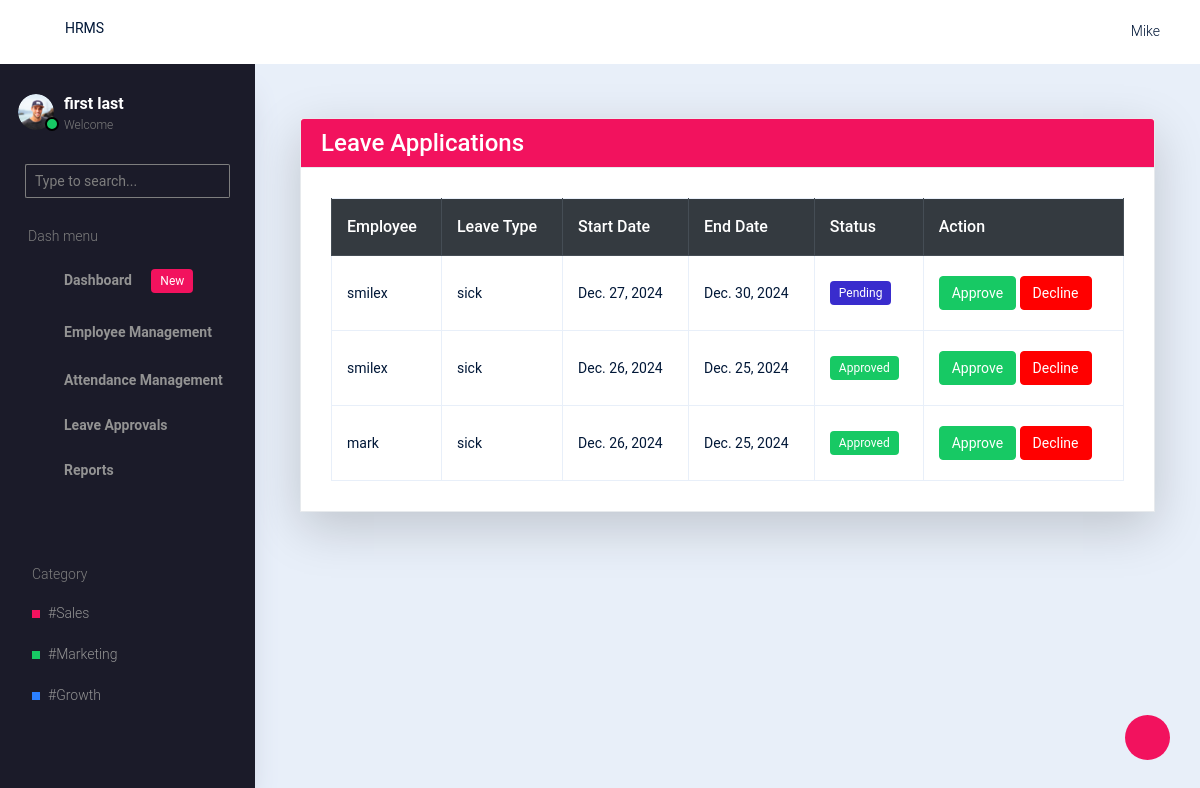
Page /review_leaves/ (signed in) on the earlier database version.
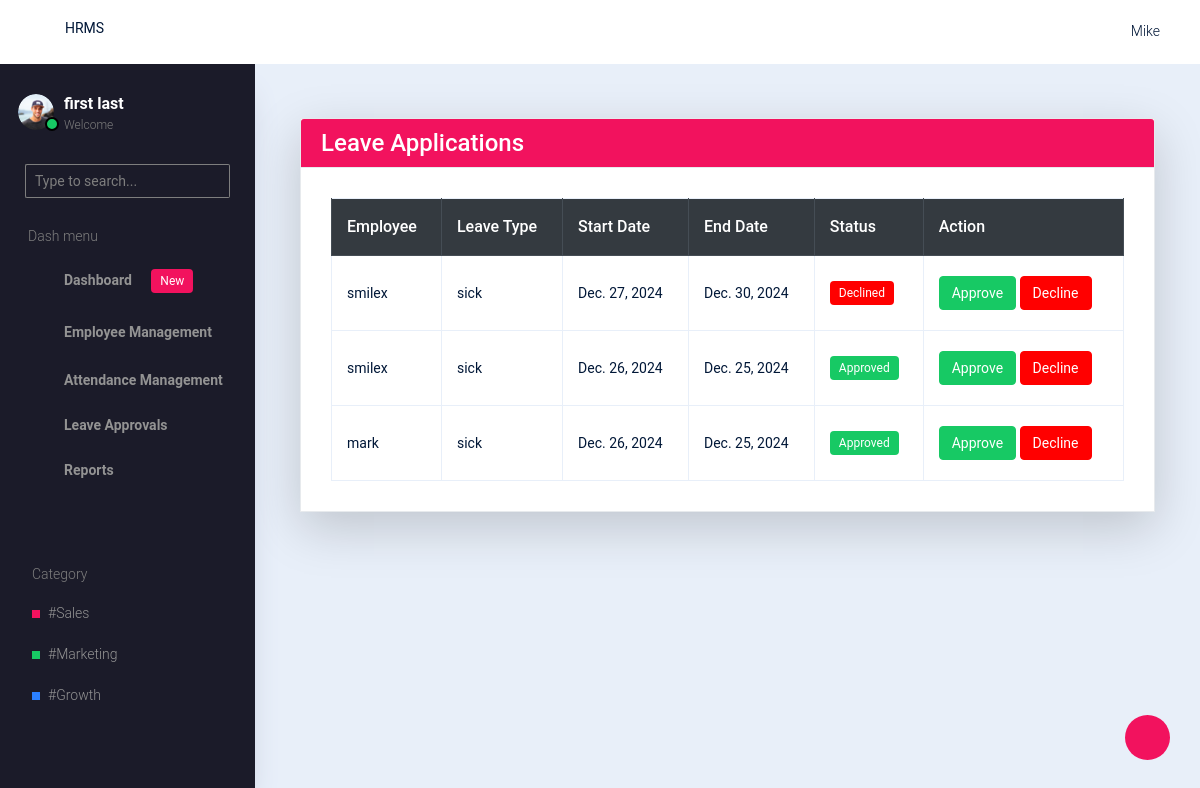
Same page on the later database version.
### hrms/models.py (models this page shows, shortened)
class LeaveRequest(models.Model):
    STATUS_CHOICES = [
        ('PENDING', 'Pending'),
        ('APPROVED', 'Approved'),
        ('DECLINED', 'Declined'),
    ]
    employee = models.ForeignKey(CustomUser, on_delete=models.CASCADE, related_name="leave_requests")
    leave_type = models.CharField(max_length=20, choices=[
        ('vacation', 'Vacation'),
        ('sick', 'Sick Leave'),
        ('personal', 'Personal Leave'),
    ])
    start_date = models.DateField()
    end_date = models.DateField()
    days_requested = models.IntegerField(editable=False, default=0)
    days_approved = models.IntegerField(null=True, blank=True)
    reason = models.TextField()
    status = models.CharField(max_length=10, choices=STATUS_CHOICES, default='PENDING')
    notes = models.TextField(blank=True, null=True)

### accounts/models.py (models this page shows, shortened)
class CustomUser(AbstractUser):
    ROLE_CHOICES = [
        ('admin', 'Admin'),
        ('hr_manager', 'HR Manager'),
        ('employee', 'Employee'),
    ]
    role = models.CharField(max_length=20, choices=ROLE_CHOICES, default='employee')
    gender = models.CharField(max_length=20, choices=[('male', 'Male'), ('female', 'Female')], default='male')
    phone = models.CharField(max_length=15, blank=True, null=True)
    position = models.CharField(max_length=100, blank=True, null=True)
    department = models.ForeignKey(Department, on_delete=models.CASCADE, default=None, null=True)
    start_date = models.DateField(blank=True, null=True)
    exit_date = models.DateField(null=True, blank=True)
    reason_for_leaving = models.CharField(max_length=255, null=True, blank=True)

### hrms/views.py (the view)
# urls.py: path('review_leaves/',leave_requests,name='reviewleaves'),
@login_required
def leave_requests(request):
    leave_requests = LeaveRequest.objects.all()
    return render(request, 'hrms/admin/leave-approvals/leave_requests.html', {'leave_requests': leave_requests})

### hrms/templates/hrms/admin/leave-approvals/leave_requests.html (shortened to what this page needs)
{% extends 'hrms/admin/base.html' %}
{% block content %}
<div class="container mt-4">
    <div class="card shadow-lg">
        <div class="card-header bg-primary text-white">
            <h2 class="mb-0">Leave Applications</h2>
        </div>
        <div class="card-body">
            <table class="table table-hover table-bordered">
                <thead class="thead-dark">
                    <tr>
                        <th>Employee</th>
                        <th>Leave Type</th>
                        <th>Start Date</th>
                        <th>End Date</th>
                        <th>Status</th>
                        <th>Action</th>
                    </tr>
                </thead>
                <tbody>
                    {% for leave in leave_requests %}
                    <tr>
                        <td>{{ leave.employee.username }}</td>
                        <td>{{ leave.leave_type }}</td>
                        <td>{{ leave.start_date }}</td>
                        <td>{{ leave.end_date }}</td>
                        <td>
                            <span class="badge {% if leave.get_status_display == 'Approved' %}badge-success{% elif leave.get_status_display == 'Declined' %}badge-danger{% else %}badge-secondary{% endif %}">
                                {{ leave.get_status_display }}
                            </span>
                        </td>
                        <td>
                            <a href="{% url 'update_leave_status' leave.id 'APPROVED' %}" class="btn btn-sm btn-success">
                                 Approve
                            </a>
                            <a href="{% url 'update_leave_status' leave.id 'DECLINED' %}" class="btn btn-sm btn-danger">
                                 Decline
                            </a>
                        </td>
                    </tr>
                    {% endfor %}
                </tbody>
            </table>
        </div>
    </div>
</div>
{% endblock %}

Differences in the rows shown:
changed LeaveRequest: status "Pending" → "Declined"
